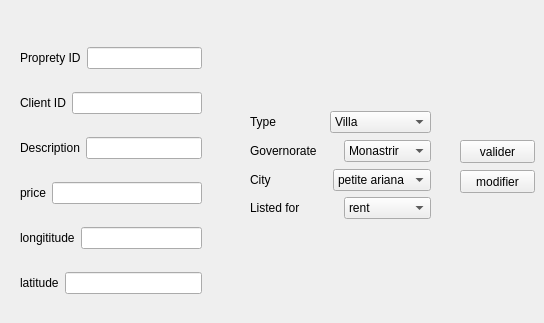
    <widget class="QWidget" name="tab">
     <attribute name="title">
      <string>nouvelle propriete</string>
     </attribute>
     <widget class="QPushButton" name="valider">
      <property name="geometry">
       <rect>
        <x>460</x>
        <y>140</y>
        <width>75</width>
        <height>23</height>
       </rect>
      </property>
      <property name="text">
       <string>valider</string>
      </property>
     </widget>
     <widget class="QWidget" name="layoutWidget">
      <property name="geometry">
       <rect>
        <x>20</x>
        <y>30</y>
        <width>182</width>
        <height>284</height>
       </rect>
      </property>
      <layout class="QVBoxLayout" name="verticalLayout">
       <item>
        <layout class="QHBoxLayout" name="horizontalLayout_6">
         <item>
          <widget class="QLabel" name="label">
           <property name="text">
            <string>Proprety ID</string>
           </property>
          </widget>
         </item>
         <item>
          <widget class="QLineEdit" name="lineEdit"/>
         </item>
        </layout>
       </item>
       <item>
        <layout class="QHBoxLayout" name="horizontalLayout_5">
         <item>
          <widget class="QLabel" name="label_2">
           <property name="text">
            <string>Client ID</string>
           </property>
          </widget>
         </item>
         <item>
          <widget class="QLineEdit" name="lineEdit_2"/>
         </item>
        </layout>
       </item>
       <item>
        <layout class="QHBoxLayout" name="horizontalLayout_4">
         <item>
          <widget class="QLabel" name="label_3">
           <property name="text">
            <string>Description</string>
           </property>
          </widget>
         </item>
         <item>
          <widget class="QLineEdit" name="lineEdit_3">
           <property name="maxLength">
            <number>20</number>
           </property>
          </widget>
         </item>
        </layout>
       </item>
       <item>
        <layout class="QHBoxLayout" name="horizontalLayout_3">
         <item>
          <widget class="QLabel" name="label_4">
           <property name="text">
            <string>price</string>
           </property>
          </widget>
         </item>
         <item>
          <widget class="QLineEdit" name="lineEdit_4"/>
         </item>
        </layout>
       </item>
       <item>
        <layout class="QHBoxLayout" name="horizontalLayout_2">
         <item>
          <widget class="QLabel" name="label_6">
           <property name="text">
            <string>longititude</string>
           </property>
          </widget>
         </item>
         <item>
          <widget class="QLineEdit" name="lineEdit_5"/>
         </item>
        </layout>
       </item>
       <item>
        <layout class="QHBoxLayout" name="horizontalLayout">
         <item>
          <widget class="QLabel" name="label_5">
           <property name="text">
            <string>latitude</string>
           </property>
          </widget>
         </item>
         <item>
          <widget class="QLineEdit" name="lineEdit_6"/>
         </item>
        </layout>
       </item>
      </layout>
     </widget>
     <widget class="QWidget" name="layoutWidget">
      <property name="geometry">
       <rect>
        <x>250</x>
        <y>110</y>
        <width>181</width>
        <height>111</height>
       </rect>
      </property>
      <layout class="QVBoxLayout" name="verticalLayout_3">
       <item>
        <layout class="QHBoxLayout" name="horizontalLayout_7">
         <item>
          <widget class="QLabel" name="label_7">
           <property name="text">
            <string>Type</string>
           </property>
          </widget>
         </item>
         <item>
          <widget class="QComboBox" name="comboBox">
           <item>
            <property name="text">
             <string>Villa</string>
            </property>
           </item>
           <item>
            <property name="text">
             <string>Appartement</string>
            </property>
           </item>
           <item>
            <property name="text">
             <string>Maison</string>
            </property>
           </item>
          </widget>
         </item>
        </layout>
       </item>
       <item>
        <layout class="QHBoxLayout" name="horizontalLayout_9">
         <item>
          <widget class="QLabel" name="label_9">
           <property name="text">
            <string>Governorate</string>
           </property>
          </widget>
         </item>
         <item>
          <widget class="QComboBox" name="comboBox_3">
           <item>
            <property name="text">
             <string>Monastrir</string>
            </property>
           </item>
           <item>
            <property name="text">
             <string>Sousse</string>
            </property>
           </item>
           <item>
            <property name="text">
             <string>Mahdia</string>
            </property>
           </item>
           <item>
            <property name="text">
             <string>Tunis</string>
            </property>
           </item>
           <item>
            <property name="text">
             <string>Nabeul</string>
            </property>
           </item>
          </widget>
         </item>
        </layout>
       </item>
       <item>
        <layout class="QVBoxLayout" name="verticalLayout_2">
         <item>
          <layout class="QHBoxLayout" name="horizontalLayout_10">
           <item>
            <widget class="QLabel" name="label_10">
             <property name="text">
              <string>City</string>
             </property>
            </widget>
           </item>
           <item>
            <widget class="QComboBox" name="comboBox_4">
             <item>
              <property name="text">
               <string>petite ariana</string>
              </property>
             </item>
             <item>
              <property name="text">
               <string>ghazala</string>
              </property>
             </item>
             <item>
              <property name="text">
               <string>menzah</string>
              </property>
             </item>
            </widget>
           </item>
          </layout>
         </item>
         <item>
          <layout class="QHBoxLayout" name="horizontalLayout_11">
           <item>
            <widget class="QLabel" name="label_11">
             <property name="text">
              <string>Listed for</string>
             </property>
            </widget>
           </item>
           <item>
            <widget class="QComboBox" name="comboBox_5">
             <item>
              <property name="text">
               <string>rent</string>
              </property>
             </item>
             <item>
              <property name="text">
               <string>sale</string>
              </property>
             </item>
             <item>
              <property name="text">
               <string>purchase</string>
              </property>
             </item>
            </widget>
           </item>
          </layout>
         </item>
        </layout>
       </item>
      </layout>
     </widget>
     <widget class="QPushButton" name="modif_button">
      <property name="geometry">
       <rect>
        <x>460</x>
        <y>170</y>
        <width>75</width>
        <height>23</height>
       </rect>
      </property>
      <property name="text">
       <string>modifier</string>
      </property>
     </widget>
    </widget>
